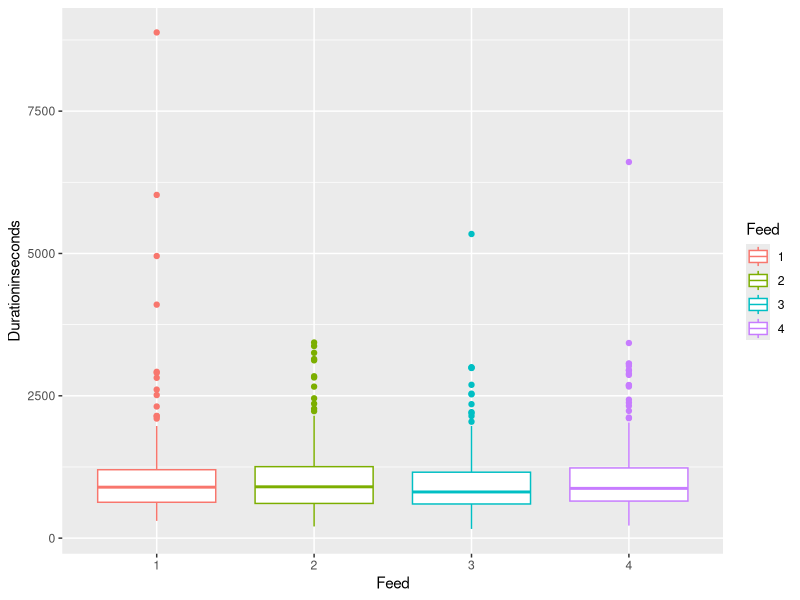
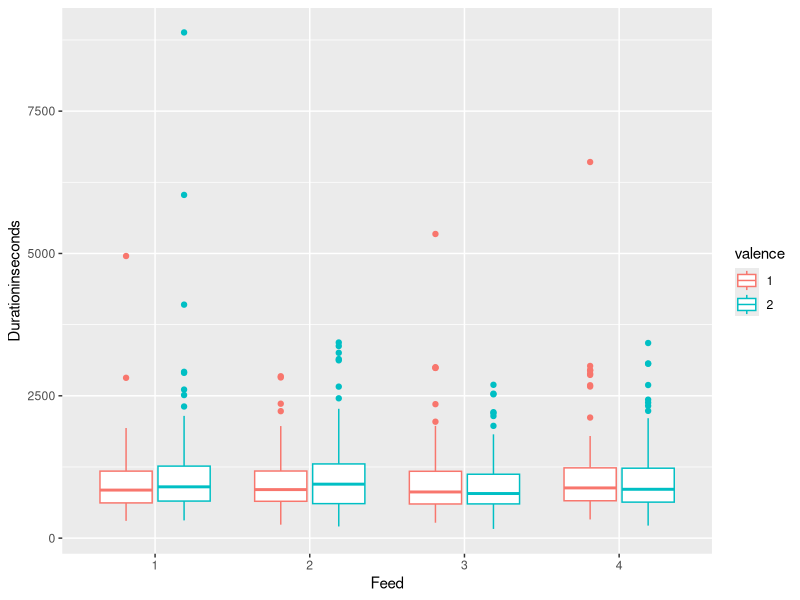
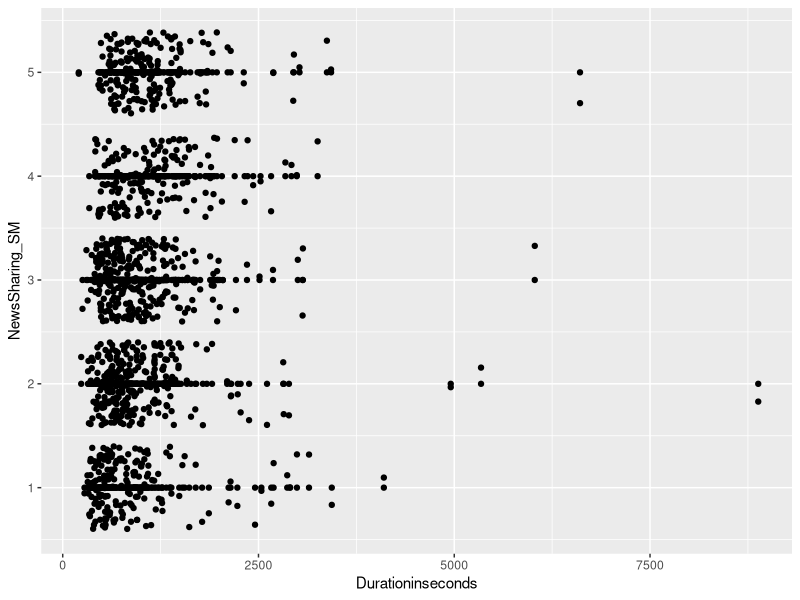
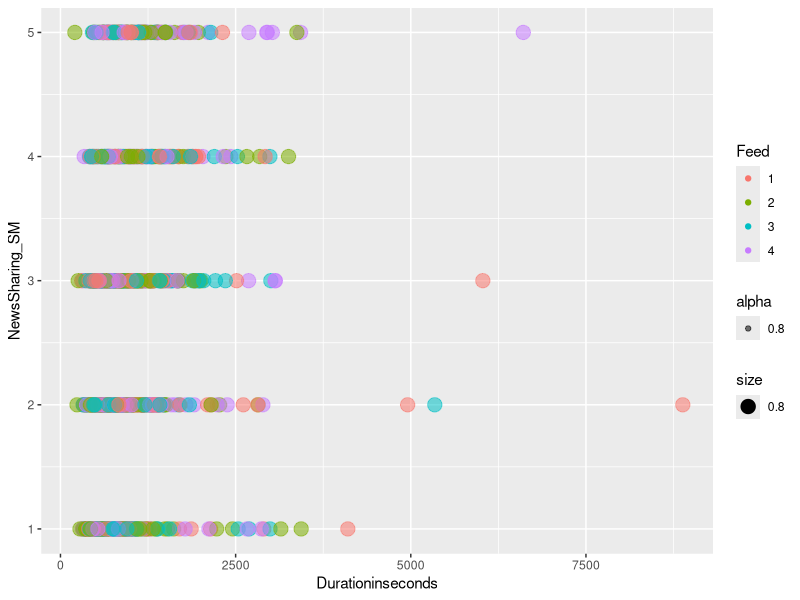
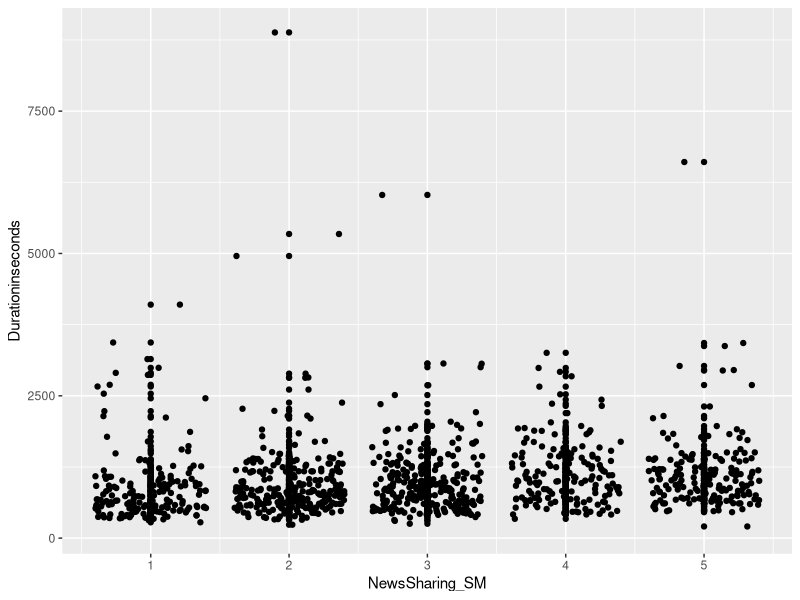
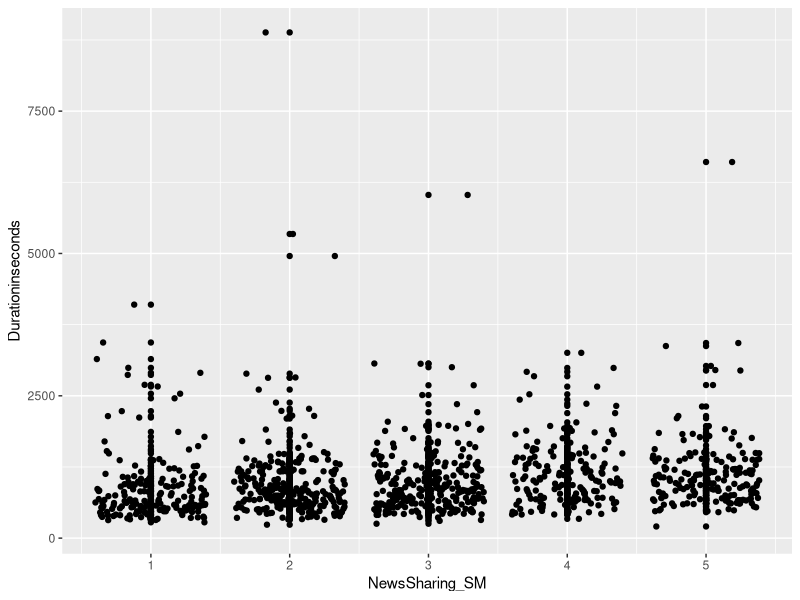
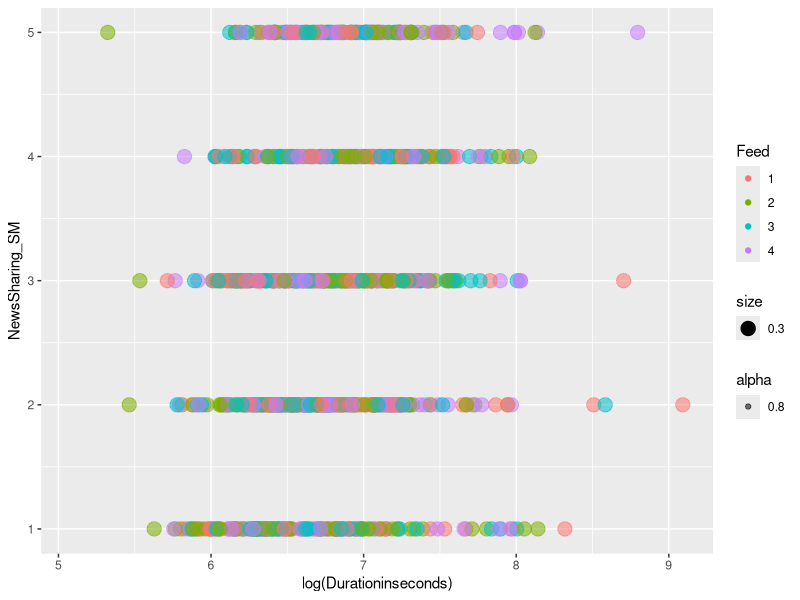
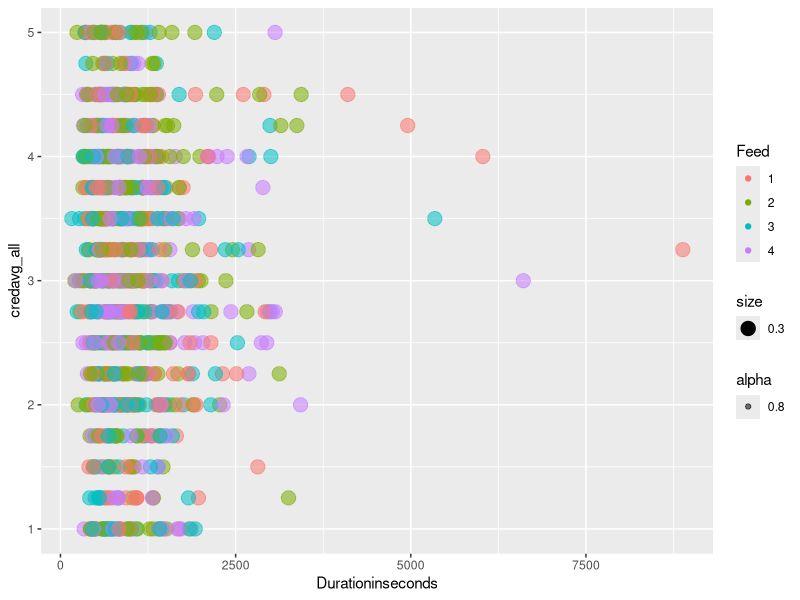

Here is the R script that generated these plots, in order:
## ---- chunk 1
knitr::opts_chunk$set(echo = TRUE)
## ---- chunk 2
library(readr)
library(dplyr)
library(car)
library(ggplot2)
library(gridExtra)
## ---- chunk 3
CNdata_filtered_120123 <- read_csv("CNdata_filtered_120123.csv")
ENdata_filtered_110123 <- read_csv("ENdata_filtered_110123.csv")
## ---- chunk 4
#Chinese data, renaming/changing data types to factors
CNdata_filtered_120123$Feed <- CNdata_filtered_120123$feed_typefour
CNdata_filtered_120123$Feed <- as.factor(CNdata_filtered_120123$Feed)
CNdata_filtered_120123$valence <- as.factor(CNdata_filtered_120123$valence)

#Chinese data, selecting relevant variables
Data_CN <- CNdata_filtered_120123 |> 
  dplyr::select(Feed,valence,credavg_all,nwavg_all,share_all,NewsSharing_SM,NewsCred_SM,AI_acceptance,GenTech_op,gender,age) |> 
  mutate(Group = 1)

#English data, adding/renaming relevant variables
ENdata_filtered_110123$NewsCred_SM <- unlist(ENdata_filtered_110123[,255])#rename to match CN data

#English data, selecting relevant variables
Data_EN <-ENdata_filtered_110123 |> 
  dplyr::mutate(valence = feed_valence) |>
  dplyr::mutate(Feed = feedtype_four) |> 
  dplyr::select(Feed,valence,credavg_all,nwavg_all,share_all,NewsSharing_SM,NewsCred_SM,AI_acceptance,GenTech_op,gender,age) |> 
  mutate(Group = 0)

#English data, changing data types to factors
Data_EN$Feed <- as.factor(Data_EN$Feed)
Data_EN$valence <- as.factor(Data_EN$valence)

#one dataframe, Group (1 = Chinese 0 = American)
Data <- rbind(Data_CN,Data_EN)
Data$Group <- as.factor(Data$Group)

#fixing age and gender
Data$age <- 2024 - Data$age
Data$gender <- as.factor(Data$gender)
## ---- chunk 5
#Chinese data, renaming/changing data types to factors
CNdata_filtered_120123$Feed <- CNdata_filtered_120123$feed_typefour
CNdata_filtered_120123$Feed <- as.factor(CNdata_filtered_120123$Feed)
CNdata_filtered_120123$valence <- as.factor(CNdata_filtered_120123$valence)

#Chinese data, selecting relevant variables
Data_CN <- CNdata_filtered_120123 |> 
  dplyr::select(Feed,valence,credavg_all,nwavg_all,share_all,Finished,ResponseId,
                NewsSharing_SM,NewsCred_SM,AI_acceptance,GenTech_op,gender,age,Durationinseconds,
                Timer1_ClickCount,Timer1_FirstClick,Timer1_LastClick,Timer1_PageSubmit,
                Timer2_ClickCount,Timer2_FirstClick,Timer2_LastClick,Timer2_PageSubmit,
                Timer3_ClickCount,Timer3_FirstClick,Timer3_LastClick,Timer3_PageSubmit,
                Timer4_ClickCount,Timer4_FirstClick,Timer4_LastClick,Timer4_PageSubmit,
                Timer5_ClickCount,Timer5_FirstClick,Timer5_LastClick,Timer5_PageSubmit,
                Timer6_ClickCount,Timer6_FirstClick,Timer6_LastClick,Timer6_PageSubmit,
                Timer7_ClickCount,Timer7_FirstClick,Timer7_LastClick,Timer7_PageSubmit,
                Timer8_ClickCount,Timer8_FirstClick,Timer8_LastClick,Timer8_PageSubmit) |> 
  mutate(Group = 1)

#English data, adding/renaming relevant variables
ENdata_filtered_110123$NewsCred_SM <- unlist(ENdata_filtered_110123[,255])#rename to match CN data

#English data, selecting relevant variables
Data_EN <-ENdata_filtered_110123 |> 
  dplyr::mutate(valence = feed_valence) |>
  dplyr::mutate(Feed = feedtype_four) |> 
  dplyr::select(Feed,valence,credavg_all,nwavg_all,share_all,Finished,ResponseId,
                NewsSharing_SM,NewsCred_SM,AI_acceptance,GenTech_op,gender,age,Durationinseconds,
                Timer1_ClickCount,Timer1_FirstClick,Timer1_LastClick,Timer1_PageSubmit,
                Timer2_ClickCount,Timer2_FirstClick,Timer2_LastClick,Timer2_PageSubmit,
                Timer3_ClickCount,Timer3_FirstClick,Timer3_LastClick,Timer3_PageSubmit,
                Timer4_ClickCount,Timer4_FirstClick,Timer4_LastClick,Timer4_PageSubmit,
                Timer5_ClickCount,Timer5_FirstClick,Timer5_LastClick,Timer5_PageSubmit,
                Timer6_ClickCount,Timer6_FirstClick,Timer6_LastClick,Timer6_PageSubmit,
                Timer7_ClickCount,Timer7_FirstClick,Timer7_LastClick,Timer7_PageSubmit,
                Timer8_ClickCount,Timer8_FirstClick,Timer8_LastClick,Timer8_PageSubmit) |> 
  mutate(Group = 0)

#English data, changing data types to factors
Data_EN$Feed <- as.factor(Data_EN$Feed)
Data_EN$valence <- as.factor(Data_EN$valence)

#one dataframe, Group (1 = Chinese 0 = American)
Data <- rbind(Data_CN,Data_EN)
Data$Group <- as.factor(Data$Group)

#fixing age and gender
Data$age <- 2024 - Data$age
Data$gender <- as.factor(Data$gender)
## ---- chunk 6
# 3b.i  Does the amount of time spent on the condition (newsfeed) affect the dependent variables (credibility, newsworthiness, shareworthiness)? 

#First,create the 8 unique groups
Data$Feed <- as.numeric(Data$Feed) #making it numeric temporarily to create new variable
Data$Eight <- ifelse(Data$valence==1,Data$Feed,0)
Data$Eight <- as.numeric(Data$Eight) #also numeric temporarily
Data$Eight <- ifelse(Data$valence==2,Data$Feed+4,Data$Eight)

#Returning the two to factors
Data$Feed <- as.factor(Data$Feed)
Data$Eight <- as.factor(Data$Eight)

#Assuming Duration in seconds = best measurement and the top 3 are inactivities, then filter them out?
# Data <- Data |> filter(Durationinseconds < 3601) #max is then 10718 sec = ~3 hrs?

# boxFeed <- ggplot(Data, aes(x=share_all))+geom_violin()+coord_flip()+facet_wrap(~Feed)
# boxFeed <- ggplot(Data, aes(x=credavg_all))+geom_boxplot()+coord_flip()+facet_wrap(~Feed)
# boxFeed <- ggplot(Data, aes(x=nwavg_all))+geom_boxplot()+coord_flip()+facet_wrap(~Feed)

# 3b.ii   Interaction effect: Does a) content types (news, memes, activism, ads) and/or b) valence of news (pos / neg) mediate the effect of credibility (e..g) and time spent on stimuli?
## ---- chunk 7
Data <- Data |> filter(is.na(Feed)==FALSE)
ggplot(Data, aes(Feed,Durationinseconds))+geom_boxplot(aes(color=Feed))
ggplot(Data, aes(Feed,Durationinseconds))+geom_boxplot(aes(color=valence))
ggplot(Data,aes(Durationinseconds,NewsSharing_SM))+geom_point()+geom_jitter()
ggplot(Data,aes(Durationinseconds,NewsSharing_SM))+geom_point(aes(color=Feed,size=0.8,alpha=.8))
ggplot(Data,aes(Durationinseconds,NewsSharing_SM))+geom_point()+geom_jitter()+coord_flip()
ggplot(Data,aes(Durationinseconds,NewsSharing_SM))+geom_point()+geom_jitter()+coord_flip()
ggplot(Data,aes(log(Durationinseconds),NewsSharing_SM))+geom_point(aes(size=0.3,alpha=0.8,color=Feed))
ggplot(Data,aes(Durationinseconds,credavg_all))+geom_point(aes(size=0.3,alpha=0.8,color=Feed))
## ---- chunk 8
#sample thresholds
Time_TwentyMin <- 1200 #seconds
Time_ThirtyMin <- 1800 #seconds
Time_FortyMin <- 2400 #seconds
Time_Hour <- 3600 #seconds
# ------------------------------------
Data_CN <- Data_CN |> # Chinese
  mutate(Twenty_Min_Less = ifelse(Durationinseconds <= Time_TwentyMin,1,0)) |> # Less than or equal to 20 Min
  mutate(Twenty_Min_Plus = ifelse(Durationinseconds > Time_TwentyMin,1,0)) |> # Greater than 20 min
  mutate(Thirty_Min_Plus = ifelse(Durationinseconds > Time_ThirtyMin,1,0)) |> # Greater than 30 min
  mutate(Forty_Min_Plus = ifelse(Durationinseconds > Time_FortyMin,1,0)) |> # Greater than 40 min
  mutate(Hour_Plus = ifelse(Durationinseconds > Time_Hour,1,0)) # Greater than 1 hour

Data_EN <- Data_EN |> # English
  mutate(Twenty_Min_Less = ifelse(Durationinseconds <= Time_TwentyMin,1,0)) |> # Less than or equal to 20 Min
  mutate(Twenty_Min_Plus = ifelse(Durationinseconds > Time_TwentyMin,1,0)) |> # Greater than 20 min
  mutate(Thirty_Min_Plus = ifelse(Durationinseconds > Time_ThirtyMin,1,0)) |> # Greater than 30 min
  mutate(Forty_Min_Plus = ifelse(Durationinseconds > Time_FortyMin,1,0)) |> # Greater than 40 min
  mutate(Hour_Plus = ifelse(Durationinseconds > Time_Hour,1,0)) # Greater than 1 hour

# tried making the following two blocks cleaner using lapply but idk why no work
Data_CN$Twenty_Min_Less <- as.factor(Data_CN$Twenty_Min_Less)
Data_CN$Twenty_Min_Plus <- as.factor(Data_CN$Twenty_Min_Plus)
Data_CN$Thirty_Min_Plus <- as.factor(Data_CN$Thirty_Min_Plus)
Data_CN$Forty_Min_Plus <- as.factor(Data_CN$Forty_Min_Plus)
Data_CN$Hour_Plus <- as.factor(Data_CN$Hour_Plus)

Data_EN$Twenty_Min_Less <- as.factor(Data_EN$Twenty_Min_Less)
Data_EN$Twenty_Min_Plus <- as.factor(Data_EN$Twenty_Min_Plus)
Data_EN$Thirty_Min_Plus <- as.factor(Data_EN$Thirty_Min_Plus)
Data_EN$Forty_Min_Plus <- as.factor(Data_EN$Forty_Min_Plus)
Data_EN$Hour_Plus <- as.factor(Data_EN$Hour_Plus)


#plots Chinese
Plot_Under_20_CN <- ggplot(Data_CN,aes(Twenty_Min_Less)) +
  geom_bar(aes(fill=Twenty_Min_Less))+
  labs(title="Amount of people who spent less than 20 minutes on the trial",x="Group",y="Count")+
  scale_fill_hue(labels=c("Less than 20","20 or more"))+
  theme(legend.title = element_blank())

Plot_Over_20_CN <- ggplot(Data_CN,aes(Twenty_Min_Plus)) +
  geom_bar(aes(fill=Twenty_Min_Less))+
  labs(title="Amount of people who spent 20 or more minutes on the trial",x="Group",y="Count")+
  scale_fill_hue(labels=c("20 or more","Less than 20"))+
  theme(legend.title = element_blank())

Plot_Over_30_CN <- ggplot(Data_CN,aes(Thirty_Min_Plus)) +
  geom_bar(aes(fill=Thirty_Min_Plus))+
  labs(title="Amount of people who spent more than 30 minutes on the trial",x="Group",y="Count")+
  scale_fill_hue(labels=c("Under 30","Over 30"))+
  theme(legend.title = element_blank())

Plot_Over_40_CN <- ggplot(Data_CN,aes(Forty_Min_Plus)) +
  geom_bar(aes(fill=Forty_Min_Plus))+
  labs(title="Amount of people who spent more than 40 minutes on the trial",x="Group",y="Count")+
  scale_fill_hue(labels=c("Under 40","Over 40"))+
  theme(legend.title = element_blank())

Plot_Over_Hour_CN <- ggplot(Data_CN,aes(Hour_Plus)) +
  geom_bar(aes(fill=Hour_Plus))+
  labs(title="Amount of people who spent more than 1 hour on the trial",x="Group",y="Count")+
  scale_fill_hue(labels=c("Over 1 Hour","Not over 1 Hour"))+
  theme(legend.title = element_blank())


Plot_Under_20_CN
Plot_Over_20_CN
Plot_Over_30_CN
Plot_Over_40_CN
Plot_Over_Hour_CN


#--------------------------------------------------
#plots english
Plot_Under_20_EN <- ggplot(Data_EN,aes(Twenty_Min_Less)) +
  geom_bar(aes(fill=Twenty_Min_Less))+
  labs(title="Amount of people who spent less than 20 minutes on the trial",x="Group",y="Count")+
  scale_fill_hue(labels=c("Less than 20","20 or more"))+
  theme(legend.title = element_blank())

Plot_Over_20_EN <- ggplot(Data_EN,aes(Twenty_Min_Plus)) +
  geom_bar(aes(fill=Twenty_Min_Less))+
  labs(title="Amount of people who spent 20 or more minutes on the trial",x="Group",y="Count")+
  scale_fill_hue(labels=c("20 or more","Less than 20"))+
  theme(legend.title = element_blank())

Plot_Over_30_EN <- ggplot(Data_EN,aes(Thirty_Min_Plus)) +
  geom_bar(aes(fill=Thirty_Min_Plus))+
  labs(title="Amount of people who spent more than 30 minutes on the trial",x="Group",y="Count")+
  scale_fill_hue(labels=c("Under 30","Over 30"))+
  theme(legend.title = element_blank())

Plot_Over_40_EN <- ggplot(Data_EN,aes(Forty_Min_Plus)) +
  geom_bar(aes(fill=Forty_Min_Plus))+
  labs(title="Amount of people who spent more than 40 minutes on the trial",x="Group",y="Count")+
  scale_fill_hue(labels=c("Under 40","Over 40"))+
  theme(legend.title = element_blank())

Plot_Over_Hour_EN <- ggplot(Data_EN,aes(Hour_Plus)) +
  geom_bar(aes(fill=Hour_Plus))+
  labs(title="Amount of people who spent more than 1 hour on the trial",x="Group",y="Count")+
  scale_fill_hue(labels=c("Under 1 hour","Over 1 Hour"))+
  theme(legend.title = element_blank())


Plot_Under_20_EN
Plot_Over_20_EN
Plot_Over_30_EN
Plot_Over_40_EN
Plot_Over_Hour_EN

# Data$Twenty_Min_Plus <- ifelse(Data$Durationinseconds>timethresh,1,0) would use this to make it for the overall dataset
